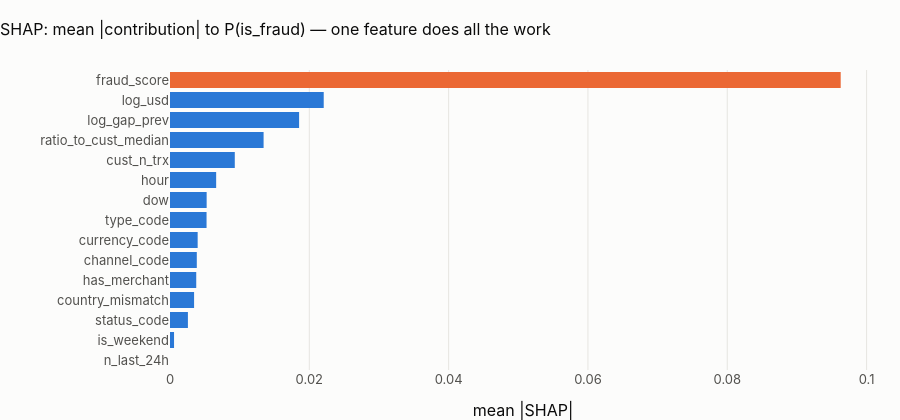

Notebook cell for this chart:
### Markdown cell above
**Interpretation.** The leakage is stark: `fraud_score ≥ 35` ⇒ **100 %** fraud (2,198 transactions = **51 % of all fraud**), 30–35 ⇒ 22 %, while below 30 the fraud rate is ≈ 0.03 % and where the score is null ≈ 0.10 % — **≈ 45 % of all fraud (1,943 cases) sits where
the score is low or missing**, and is therefore unreachable by score. Models agree: **features only → AUC 0.513, AP 0.0147 vs prevalence 0.0139 (chance)**; adding `fraud_score` → AUC 0.82, AP 0.565 (≈ 41× prevalence); `fraud_score` alone does just as well (0.82 / 0.548). Amount, time,
channel, geography and velocity carry **no information** about `is_fraud`. Practical rules: never evaluate "behavioural" fraud models against `is_fraud` without removing `fraud_score`, and expect ≈ 45 % of the positives to be unfindable by score *or* behaviour.

### Code cell
bg = Xr.iloc[tr2][cols_leak].sample(100, random_state=0)
sv = shap.Explainer(
    lambda d: model_leak.predict_proba(pd.DataFrame(d, columns=cols_leak))[:, 1],
    bg,
    algorithm="permutation",
)  # model-agnostic: tree additivity check fails for HistGB + class weights
sample = Xr.iloc[te2][cols_leak].sample(400, random_state=1)
vals = sv(sample, max_evals=2 * len(cols_leak) + 1)
imp = pd.Series(np.abs(vals.values).mean(0), index=cols_leak).sort_values()
fig = go.Figure(
    go.Bar(
        y=imp.index,
        x=imp.values,
        orientation="h",
        marker_color=[theme.ORANGE if i == "fraud_score" else theme.BLUE for i in imp.index],
    )
)
fig.update_layout(
    height=420,
    margin=dict(l=170),
    title="SHAP: mean |contribution| to P(is_fraud) — one feature does all the work",
    xaxis_title="mean |SHAP|",
)
fig.show()

### Figure 1 — Plotly figure (JSON) as saved in the notebook; plotly's stock layout.template omitted (floating-point values rounded to 4 significant figures)
{"data": [{"marker": {"color": ["#2a78d6", "#2a78d6", "#2a78d6", "#2a78d6", "#2a78d6", "#2a78d6", "#2a78d6", "#2a78d6", "#2a78d6", "#2a78d6", "#2a78d6", "#2a78d6", "#2a78d6", "#2a78d6", "#eb6834"]}, "orientation": "h", "type": "bar", "x": [0.0, 0.0005796, 0.002572, 0.003457, 0.003767, 0.003848, 0.003971, 0.005249, 0.005261, 0.006626, 0.009302, 0.01344, 0.01853, 0.02207, 0.09628], "y": ["n_last_24h", "is_weekend", "status_code", "country_mismatch", "has_merchant", "channel_code", "currency_code", "type_code", "dow", "hour", "cust_n_trx", "ratio_to_cust_median", "log_gap_prev", "log_usd", "fraud_score"]}], "layout": {"height": 420, "margin": {"l": 170}, "title": {"text": "SHAP: mean |contribution| to P(is_fraud) — one feature does all the work"}, "xaxis": {"title": {"text": "mean |SHAP|"}}}}
